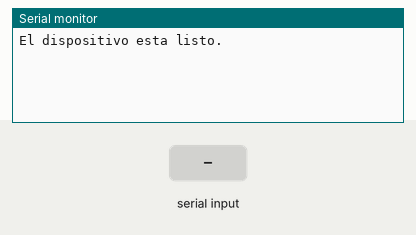
Recording of a sketch running on a simulated Arduino Mega 2560, built with avr-gcc and run on an emulated ATmega2560. Shown: the last lines printed to the serial monitor. Inputs (shaded band) come from the test bench. No radio packets arrive unless stated.

Above: at 1.2 s.
1.3 s: "1" received over Serial
At 2.3 s:
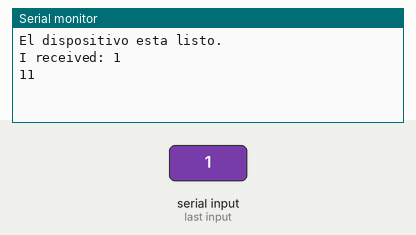
2.8 s: "0" received over Serial
At 3.4 s:
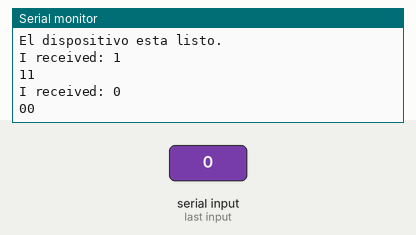
4.3 s: "2" received over Serial
At 5.8 s:
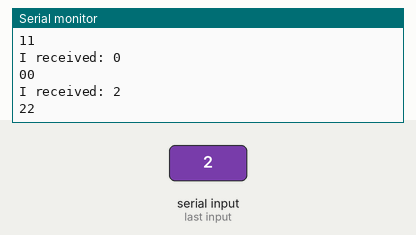

Measured:
- after the input at 1.3 s, the serial monitor: prints a new line at once (image 1)
- after the input at 2.8 s, the serial monitor: prints a new line at once (image 2)
- after the input at 4.3 s, the serial monitor: prints a new line at once (image 3)

The sketch:

rf-transmiter.ino
```cpp
// Se instaló con:
// platformio lib search VirtualWire
// platformio lib install VirtualWire
// // The digital IO pin number of the press to talk, enables the transmitter
// hardware
// static uint8_t vw_ptt_pin = 10;
// // The digital IO pin number of the receiver data
// static uint8_t vw_rx_pin = 11;
// // The digital IO pin number of the transmitter data
// static uint8_t vw_tx_pin = 12;
#include <VirtualWire.h>

//char *estado = "0";
char incomingByte = '0';        // for incoming serial data
static char response[] = "00"; //"\0"; //"\0"; // static vs const?
//byte index = 0;

void setup() {
        Serial.begin(9600);
        // Initialize the IO and ISR
        vw_setup(2000); // Bits per sec
        Serial.println("El dispositivo esta listo.");
}

void loop() {
        waitAndSend();
        // cambiarEstado();
}

void waitAndSend() {
        // send data only when you receive data:
        if (Serial.available() > 0) {
                incomingByte = Serial.read();
                Serial.print("I received: ");
                Serial.println(incomingByte);
                response[0] = (char)incomingByte;
                response[1] = (char)incomingByte;
                //Serial.println(response);
                //send((char *)response);
                //char response[1] = incomingByte;
                Serial.println(response);
                send(response);
                //esponse = { NULL };
                //send(response);
                // // Se debe apagar dispositivo (Pin Salida Digital de Control?)
                // delay(1000);
        }
}

void send(char *message) {
        vw_send((uint8_t *)message, strlen(message));
        vw_wait_tx(); // Wait until the whole message is gone
}

// void cambiarEstado() {
//         // Se debe encender Dispositivo
//         if (estado == "0") {
//                 estado = "1";
//         } else {
//                 estado = "0";
//         }
//         // Serial.println(estado);
//         char dato[7] = "";
//         strcat(dato, "a=0&b=");
//         strcat(dato, estado);
//         send(dato);
// }
```
